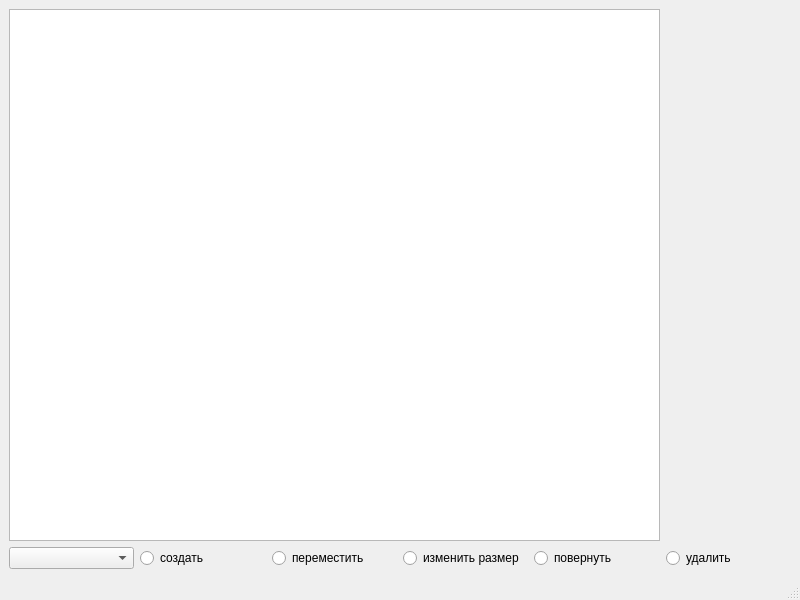
<?xml version="1.0" encoding="UTF-8"?>
<ui version="4.0">
 <class>MainWindow</class>
 <widget class="QMainWindow" name="MainWindow">
  <property name="geometry">
   <rect>
    <x>0</x>
    <y>0</y>
    <width>800</width>
    <height>600</height>
   </rect>
  </property>
  <property name="windowTitle">
   <string>MainWindow</string>
  </property>
  <widget class="QWidget" name="centralwidget">
   <layout class="QGridLayout" name="gridLayout">
    <item row="6" column="1" rowspan="4" colspan="5">
     <widget class="QGraphicsView" name="graphicsView"/>
    </item>
    <item row="6" column="6">
     <widget class="QLabel" name="label">
      <property name="text">
       <string/>
      </property>
     </widget>
    </item>
    <item row="7" column="6">
     <widget class="QLabel" name="label_2">
      <property name="text">
       <string/>
      </property>
     </widget>
    </item>
    <item row="10" column="3">
     <widget class="QRadioButton" name="radioButton_2">
      <property name="text">
       <string>переместить</string>
      </property>
     </widget>
    </item>
    <item row="10" column="6">
     <widget class="QRadioButton" name="radioButton_4">
      <property name="text">
       <string>удалить</string>
      </property>
     </widget>
    </item>
    <item row="10" column="1">
     <widget class="QComboBox" name="comboBox"/>
    </item>
    <item row="10" column="5">
     <widget class="QRadioButton" name="radioButton_3">
      <property name="text">
       <string>повернуть</string>
      </property>
     </widget>
    </item>
    <item row="8" column="6">
     <widget class="QLabel" name="label_3">
      <property name="text">
       <string/>
      </property>
     </widget>
    </item>
    <item row="10" column="2">
     <widget class="QRadioButton" name="radioButton">
      <property name="text">
       <string>создать</string>
      </property>
     </widget>
    </item>
    <item row="10" column="4">
     <widget class="QRadioButton" name="radioButton_5">
      <property name="text">
       <string>изменить размер</string>
      </property>
     </widget>
    </item>
   </layout>
  </widget>
  <widget class="QMenuBar" name="menubar">
   <property name="geometry">
    <rect>
     <x>0</x>
     <y>0</y>
     <width>800</width>
     <height>22</height>
    </rect>
   </property>
  </widget>
  <widget class="QStatusBar" name="statusbar"/>
 </widget>
 <resources/>
 <connections/>
</ui>
